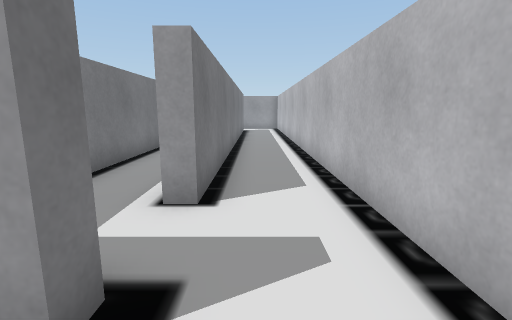
View 1 (above)

21 first-person views from a walk through a scene from a Unity 3-D project. The camera is 1.3 m above the floor, tilts 10° down and sees 85° across. The floor is counted in squares, 1 m on a side. Each view is taken from the middle of a square. On the plan, view 1 faces up. The plan holds only what a view shows up to about 13 squares ahead; the rest is blank. The place goes on beyond the plan. The player is left out. Some surface patterns are stand-ins.

View 2
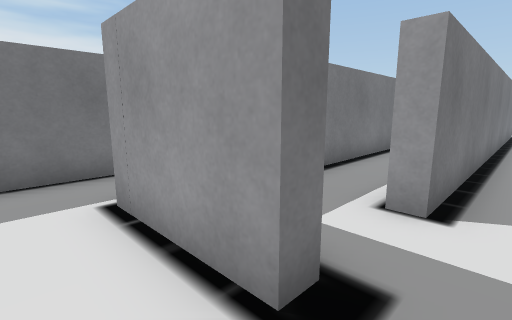

View 3
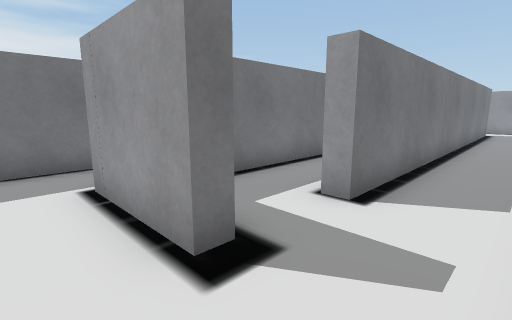

View 4
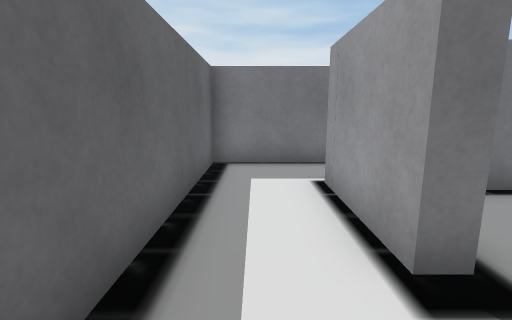

View 5
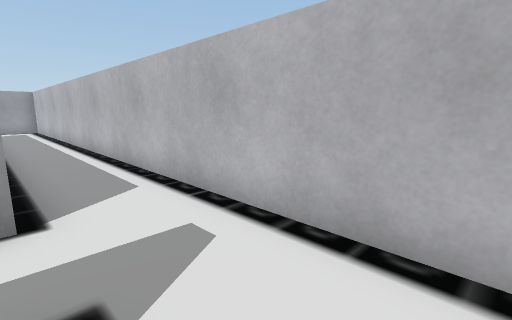

View 6
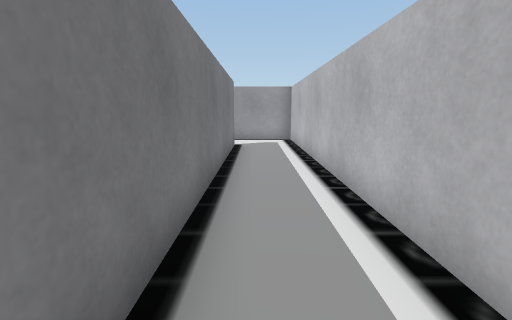

View 7
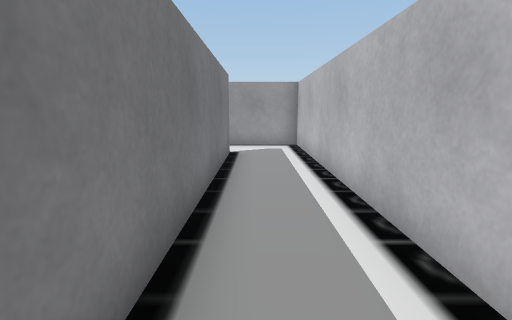

View 8
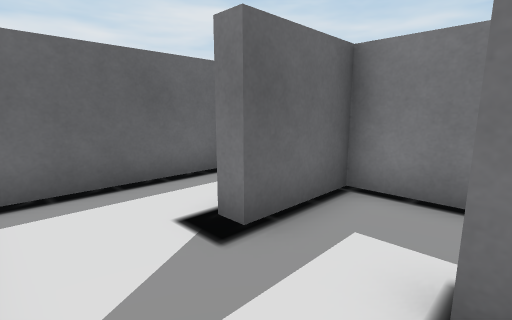

View 9
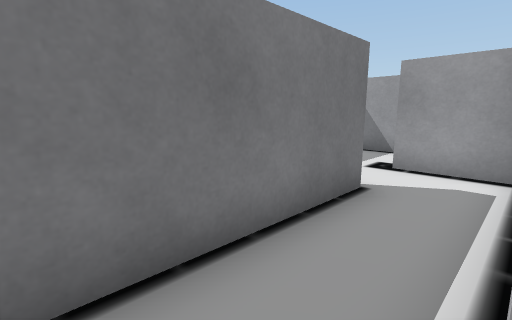

View 10
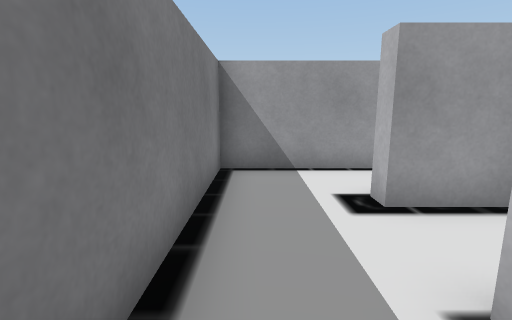

View 11
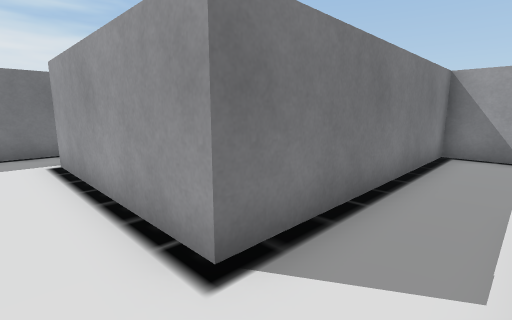

View 12
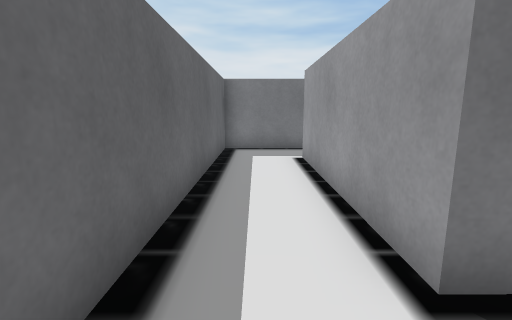

View 13
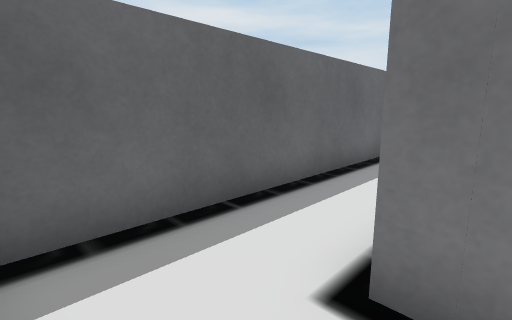

View 14
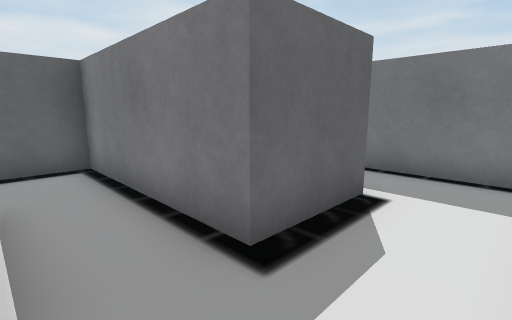

View 15
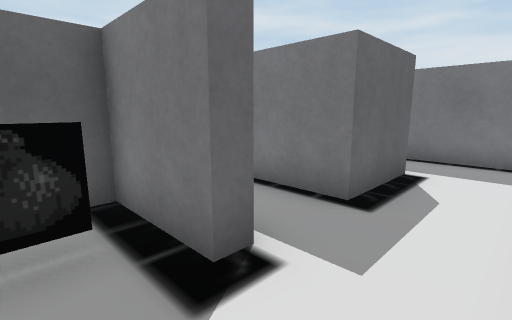

View 16
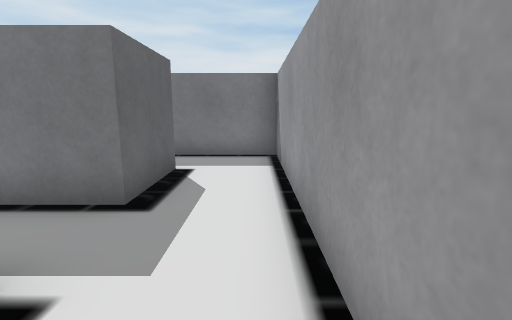

View 17
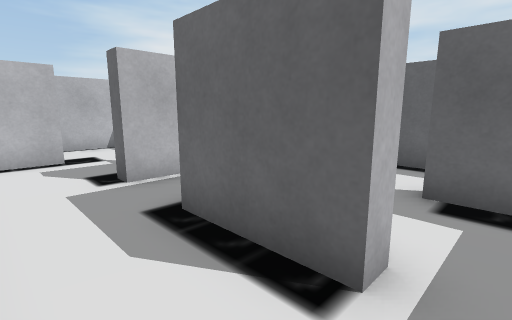

View 18
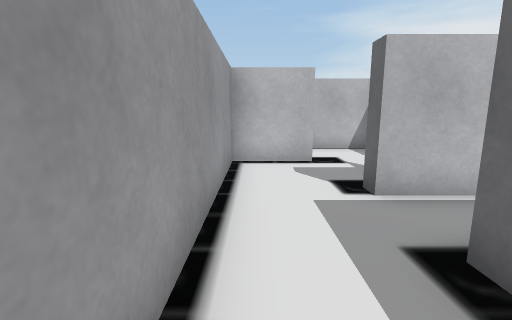

View 19
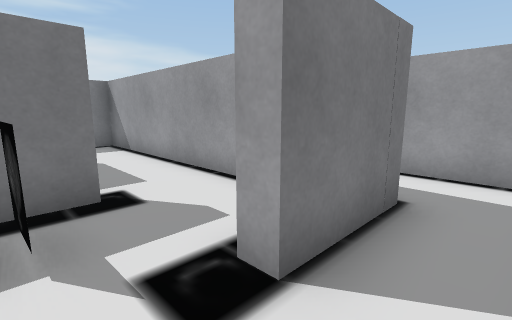

View 20
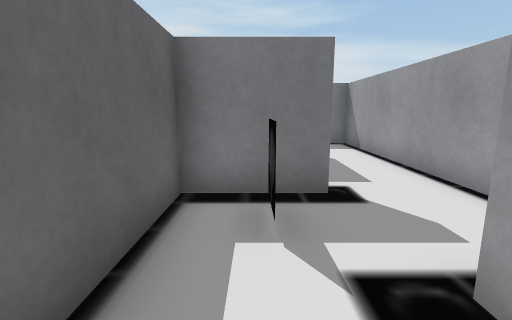

View 21
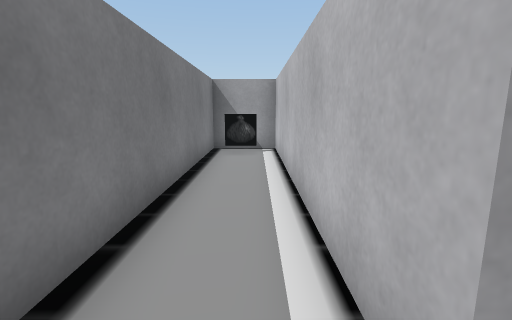

### Floor plan
Points are (right, up) in squares from view 1. A wall is a line through its corners. A room is listed if a view was taken in it or the views show most of it. See-through windows are left out.
Room 1 (views 1, 2, 3, 4, 5, 9)
walls: (-6, 4.6) (-6, -1.1) (0.9, -1.1); (-1.1, 1.3) (-4, 1.3); (-4.1, 6.6) (-6.2, 6.6)
low walls: (-4, 1.3) (-4, 2.1)
ways out: opening at (0.5, 1.5) to room 2; opening at (-6, 5.5) to room 3
Room 2 (views 6, 7, 8)
walls: (-0.8, 18.8) (-0.8, 3.8) (-1.3, 3.8); (-1.1, 1.8) (-1.1, 1.3); (1.6, 0) (1.6, 20.8) (-1.1, 20.8)
ways out: opening at (0.5, 1.5) to room 1; opening at (-1, 3) to room 7; opening at (-1, 19.5)
Room 3 (views 10, 11, 12, 13)
walls: (-8.8, 6.6) (-8.8, 1.3) (-14.9, 1.3); (-14.6, -1.1) (-7, -1.1)
ways out: opening at (-6, 5.5) to room 1; opening at (-7.5, 7) to room 8; opening at (-14, 0) to room 9
Room 4 (views 14, 15, 16)
walls: (-14.8, 4.2) (-14.3, 4.2) (-14.3, 1.8) (-12.6, 1.8); (-12.8, 3.2) (-13.7, 3.2) (-13, 3.2); (-11.8, 4.5) (-11.8, 6.6) (-15.6, 6.6)
ways out: opening at (-14.5, 5.5) to room 5; opening at (-11.5, 3.5) to room 6
Room 5 (views 17, 18)
walls: (-19.3, 3.6) (-19.3, 4.2) (-16.8, 4.2) (-16.8, 1.5); (-15.6, 6.6) (-21.3, 6.6) (-21.3, 3.2); (-14.8, 2.5) (-14.8, 4.2)
ways out: opening at (-14.5, 5.5) to room 4; opening at (-16, 1) to room 9; opening at (-20, 4)
Room 6 (views 19, 20)
walls: (-11.3, 7.1) (-11.3, 4.5) (-11.8, 4.5); (-9.3, 2.1) (-9.3, 4.1); (-12.6, 1.8) (-11.1, 1.8); (-10.1, 9.3) (-12, 9.3)
ways out: opening at (-11.5, 3.5) to room 4
Room 7 (view 21)
walls: (-1.3, 3.8) (-1.3, 12.8) (-3.5, 12.8) (-3.5, 1.8) (-1.1, 1.8); (-1.9, 11.8) (-3.1, 11.9)
ways out: opening at (-1, 3) to room 2
Room 8 (no view inside)
walls: (-6.2, 6.6) (-6.2, 7.2); (-5.2, 9.3) (-8.8, 9.3) (-8.8, 6.6)
ways out: opening at (-7.5, 7) to room 3
Room 9 (no view inside)
walls: (-16.8, 1.5) (-16.8, -1.1) (-14.6, -1.1)
ways out: opening at (-14, 0) to room 3; opening at (-16, 1) to room 5
Room 10 (no view inside)
walls: (-20, 1.4) (-18.9, 1.4)
ways out: opening at (-19, 2.5); opening at (-18, 1)

Where each view was taken, in squares from view 1:
view 1: 0 up, 0 right, facing up
view 2: 0 up, 0 right, facing up-left
view 3: 0 up, 1 right, facing up-left
view 4: 0 up, 1 right, facing left
view 5: 0 up, 1 left, facing up-right
view 6: 8 up, 0 right, facing up
view 7: 10 up, 0 right, facing up
view 8: 4 up, 1 right, facing down-left
view 9: 0 up, 4 left, facing up-left
view 10: 3 up, 8 left, facing up
view 11: 0 up, 7 left, facing up-left
view 12: 0 up, 7 left, facing left
view 13: 2 up, 7 left, facing down-left
view 14: 6 up, 15 left, facing down-left
view 15: 6 up, 13 left, facing down-left
view 16: 6 up, 13 left, facing left
view 17: 6 up, 20 left, facing down-right
view 18: 6 up, 19 left, facing right
view 19: 3 up, 10 left, facing up-left
view 20: 3 up, 10 left, facing left
view 21: 3 up, 2 left, facing up
